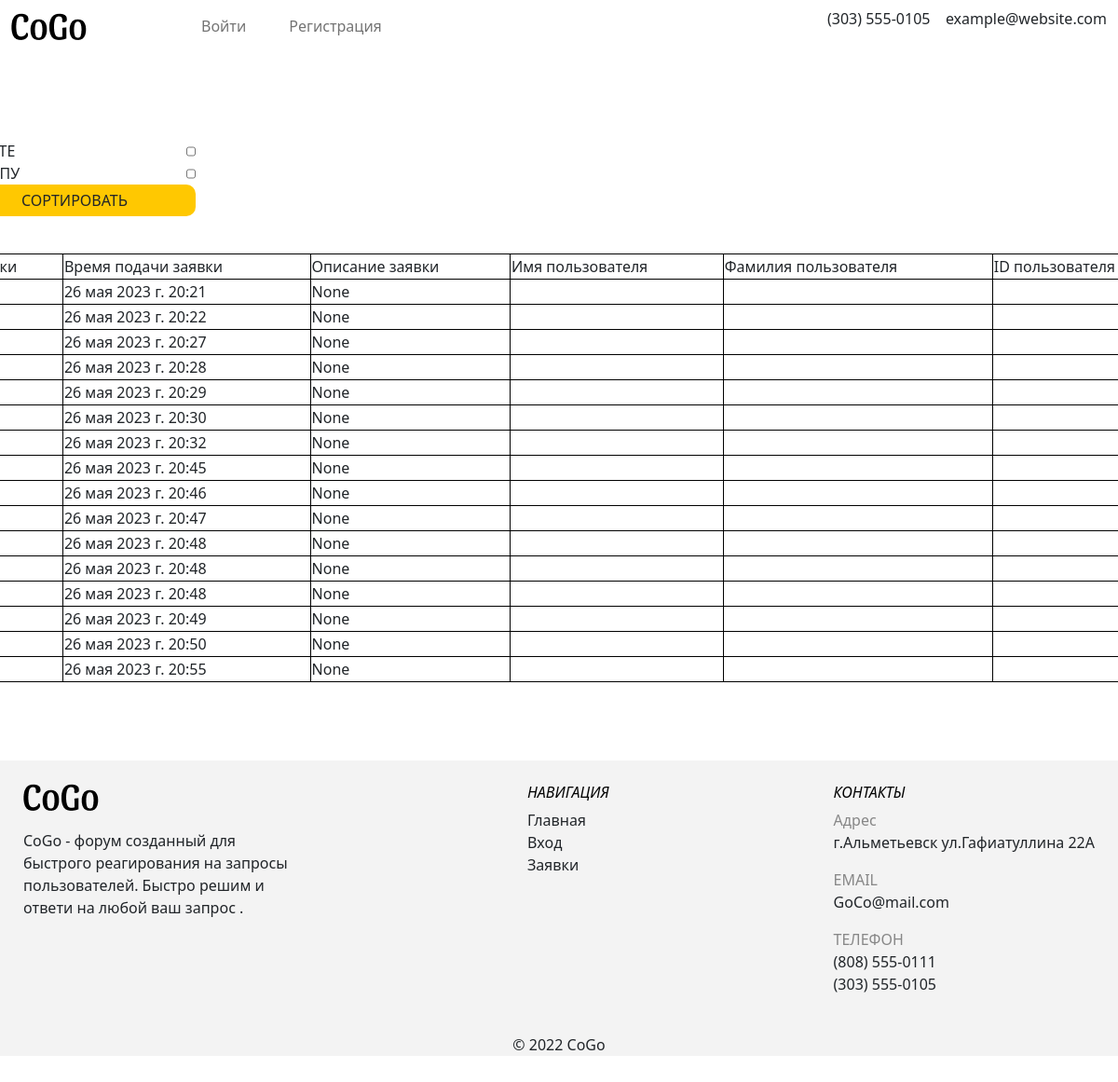
The page /user_room_admin on the database its author committed.
### mysite/models.py (models this page shows)
class Status(models.Model):
    request = models.ForeignKey('Request', on_delete=models.CASCADE, verbose_name='Заявка',)
    category = models.ForeignKey('Category', verbose_name='Тип статуса', on_delete=models.CASCADE, default='0')
    datetime = models.DateTimeField(verbose_name='Время запроса', auto_now_add=True)
    text = models.CharField(max_length=200, verbose_name="Описание статуса", null=True)
    class Meta:
        verbose_name = 'Запрос'
        verbose_name_plural = 'Запросы'

### mysite/views.py (the view)
# urls.py: path('user_room_admin', views.SectionViewAdmin.as_view(), name='user_room_admin'),
class SectionViewAdmin(View):
    def get(self, request):
        sort = request.GET.getlist('sort')
        articles = Status.objects.all().order_by(*sort)
        print(request.GET.getlist('sort'))
        return render(
            request=request,
            template_name='registration/user_room_admin.html',
            context={
                'articles': articles
            }
        )

### mysite/templates/registration/user_room_admin.html
{% extends "base_generate.html" %}
{% load static %}
{% block content %}
<div class="main">
    <div class="sort-box">
        <form method="get" class="sort">
        <div class="sort-in">
            <label for="sort">по дате</label>
            <input id="check" name="sort" type="checkbox" value="datetime" {{ by_datetime }}>
        </div>
        <div class="sort-in">
            <label for="sort">по типу</label>
            <input id="check" name="sort" type="checkbox" value="type" {{ by_type }}>
        </div>
        <button type="submit" class="btn mr-3 sort-btn">Сортировать</button>
    </form>
    </div>
    <table class="all-req">
        <tr>
            <td>Тип заявки</td>
            <td>Время подачи заявки</td>
            <td>Описание заявки</td>
            <td>Имя пользователя</td>
            <td>Фамилия пользователя</td>
            <td>ID пользователя</td>
        </tr>
        {% for req in articles %}
        <tr>
                <td>{{req.type}}</td>
                <td>{{req.datetime}}</td>
                <td>{{req.text}}</td>
                <td>{{req.person.first_name}}</td>
                <td>{{req.person.last_name}}</td>
                <td>{{req.person.id}}</td>
        </tr>
        {% endfor %}
    </table>
</div>
{% endblock %}

### mysite/static/css/style.css (style rules this page uses)
.btn { border-radius: 0; padding: 10px 25px; }
form input { width: 500px; padding: 10px; border-radius: 10px; border: none; background: #F0F0F0; }
label { text-transform: uppercase; margin-top: 25px; }
.main { padding: 100px; height: 59vh; margin-top: 50px; overflow: scroll; display: flex; flex-direction: column; align-items: center; }
.sort-btn { background: #FFC801; text-transform: uppercase; border: none; border-radius: 10px; padding: 5px; }
.sort-box { width: 1300px; }
.sort { flex-direction: column; display: flex; margin: 0px; width: 20%; padding-bottom: 40px; }
.sort-in { width: 100%; display: flex; align-items: center; justify-content: space-between; }
.sort-in label { margin: 0; }
.sort-in #check { width: 10px; }
.all-req { width: 1340px; }
.all-req td { border: 1px solid black; }

### rows shown on the page
Status: datetime "26 мая 2023 г. 20:21", text "None"
Status: datetime "26 мая 2023 г. 20:22", text "None"
Status: datetime "26 мая 2023 г. 20:27", text "None"
Status: datetime "26 мая 2023 г. 20:28", text "None"
Status: datetime "26 мая 2023 г. 20:29", text "None"
Status: datetime "26 мая 2023 г. 20:30", text "None"
Status: datetime "26 мая 2023 г. 20:32", text "None"
Status: datetime "26 мая 2023 г. 20:45", text "None"
Status: datetime "26 мая 2023 г. 20:46", text "None"
Status: datetime "26 мая 2023 г. 20:47", text "None"
Status: datetime "26 мая 2023 г. 20:48", text "None"
Status: datetime "26 мая 2023 г. 20:48", text "None"
Status: datetime "26 мая 2023 г. 20:48", text "None"
Status: datetime "26 мая 2023 г. 20:49", text "None"
Status: datetime "26 мая 2023 г. 20:50", text "None"
Status: datetime "26 мая 2023 г. 20:55", text "None"
